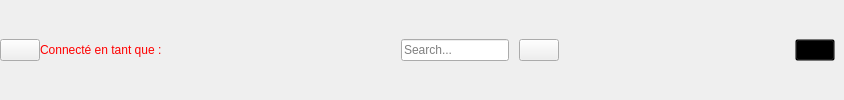
        <widget class="QWidget" name="widget" native="true">
         <property name="minimumSize">
          <size>
           <width>0</width>
           <height>40</height>
          </size>
         </property>
         <layout class="QHBoxLayout" name="horizontalLayout_4">
          <property name="spacing">
           <number>0</number>
          </property>
          <property name="leftMargin">
           <number>0</number>
          </property>
          <property name="topMargin">
           <number>0</number>
          </property>
          <property name="rightMargin">
           <number>9</number>
          </property>
          <property name="bottomMargin">
           <number>0</number>
          </property>
          <item>
           <widget class="QPushButton" name="change_btn">
            <property name="text">
             <string/>
            </property>
            <property name="icon">
             <iconset resource="resource.qrc">
              <normaloff>:/icon/icon/menu-4-32.ico</normaloff>:/icon/icon/menu-4-32.ico</iconset>
            </property>
            <property name="iconSize">
             <size>
              <width>14</width>
              <height>14</height>
             </size>
            </property>
            <property name="checkable">
             <bool>true</bool>
            </property>
           </widget>
          </item>
          <item>
           <widget class="QLabel" name="user_label">
            <property name="styleSheet">
             <string notr="true">color: red;</string>
            </property>
            <property name="text">
             <string>Connecté en tant que : </string>
            </property>
           </widget>
          </item>
          <item>
           <spacer name="horizontalSpacer">
            <property name="orientation">
             <enum>Qt::Horizontal</enum>
            </property>
            <property name="sizeHint" stdset="0">
             <size>
              <width>236</width>
              <height>20</height>
             </size>
            </property>
           </spacer>
          </item>
          <item>
           <layout class="QHBoxLayout" name="horizontalLayout">
            <property name="spacing">
             <number>10</number>
            </property>
            <item>
             <widget class="QLineEdit" name="search_input">
              <property name="placeholderText">
               <string>Search...</string>
              </property>
             </widget>
            </item>
            <item>
             <widget class="QPushButton" name="search_btn">
              <property name="text">
               <string/>
              </property>
              <property name="icon">
               <iconset resource="resource.qrc">
                <normaloff>:/icon/icon/search-13-48.ico</normaloff>:/icon/icon/search-13-48.ico</iconset>
              </property>
             </widget>
            </item>
           </layout>
          </item>
          <item>
           <spacer name="horizontalSpacer_2">
            <property name="orientation">
             <enum>Qt::Horizontal</enum>
            </property>
            <property name="sizeHint" stdset="0">
             <size>
              <width>236</width>
              <height>20</height>
             </size>
            </property>
           </spacer>
          </item>
          <item>
           <widget class="QPushButton" name="user_info_btn">
            <property name="styleSheet">
             <string notr="true">background:transparent;</string>
            </property>
            <property name="text">
             <string/>
            </property>
            <property name="icon">
             <iconset resource="resource.qrc">
              <normaloff>:/icon/icon/user-48.ico</normaloff>:/icon/icon/user-48.ico</iconset>
            </property>
           </widget>
          </item>
         </layout>
        </widget>
